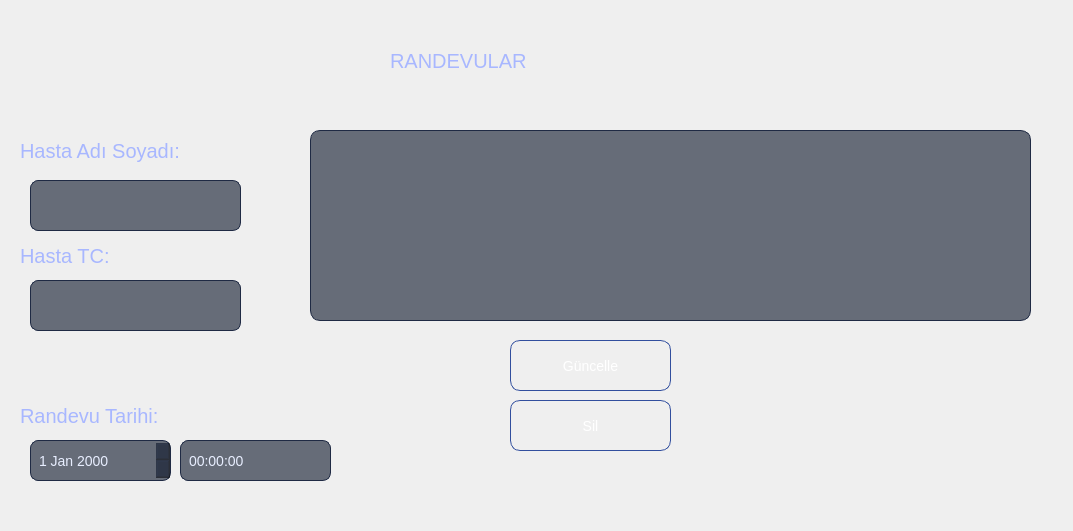
<?xml version="1.0" encoding="UTF-8"?>
<ui version="4.0">
 <class>Form</class>
 <widget class="QWidget" name="Form">
  <property name="geometry">
   <rect>
    <x>0</x>
    <y>0</y>
    <width>1073</width>
    <height>531</height>
   </rect>
  </property>
  <property name="windowTitle">
   <string>Form</string>
  </property>
  <widget class="QTableWidget" name="randevu_table">
   <property name="geometry">
    <rect>
     <x>310</x>
     <y>130</y>
     <width>721</width>
     <height>191</height>
    </rect>
   </property>
   <property name="styleSheet">
    <string notr="true">QTableWidget {
    background: rgba(10,20,40,0.6);
    color: #d6e0ff;
    border: 1px solid #1f2a44;
    border-radius: 10px;
    gridline-color: #2a3c63;
    font-size: 14px;
    selection-background-color: #324f9e;
    selection-color: white;
}

/* Header */
QHeaderView::section {
    background-color: #1f2a44;
    color: #c7d2ff;
    padding: 6px;
    border: none;
    font-weight: bold;
}

/* Alternating row colors */
QTableWidget::item {
    background-color: #111b31;
}

QTableWidget::item:alternate {
    background-color: #16223d;
}

/* Selected row */
QTableWidget::item:selected {
    background-color: #3f63c8;
    color: white;
}
</string>
   </property>
  </widget>
  <widget class="QLineEdit" name="adsoyad_line">
   <property name="geometry">
    <rect>
     <x>30</x>
     <y>180</y>
     <width>211</width>
     <height>51</height>
    </rect>
   </property>
   <property name="styleSheet">
    <string notr="true">QLineEdit {
    background: rgba(10,20,40,0.6);
    color: #e8eeff;
    border: 1px solid #1f2a44;
    border-radius: 8px;
    padding: 6px 10px;
    font-size: 14px;
}

QLineEdit:focus {
    border: 1px solid #3f63c8;
    background: rgba(20,30,60,0.8);
}

QLineEdit::placeholder {
    color: #aab7e8;
}
</string>
   </property>
  </widget>
  <widget class="QLineEdit" name="tc_line">
   <property name="geometry">
    <rect>
     <x>30</x>
     <y>280</y>
     <width>211</width>
     <height>51</height>
    </rect>
   </property>
   <property name="styleSheet">
    <string notr="true">QLineEdit {
    background: rgba(10,20,40,0.6);
    color: #e8eeff;
    border: 1px solid #1f2a44;
    border-radius: 8px;
    padding: 6px 10px;
    font-size: 14px;
}

QLineEdit:focus {
    border: 1px solid #3f63c8;
    background: rgba(20,30,60,0.8);
}

QLineEdit::placeholder {
    color: #aab7e8;
}
</string>
   </property>
  </widget>
  <widget class="QDateEdit" name="tarih_edit">
   <property name="geometry">
    <rect>
     <x>30</x>
     <y>440</y>
     <width>141</width>
     <height>41</height>
    </rect>
   </property>
   <property name="styleSheet">
    <string notr="true">QDateEdit {
    background: rgba(10,20,40,0.6);
    color: #e8eeff;
    border: 1px solid #1f2a44;
    border-radius: 8px;
    padding: 6px;
    font-size: 14px;
}

QDateEdit:focus {
    border: 1px solid #3f63c8;
}

QDateEdit::drop-down {
    subcontrol-origin: padding;
    subcontrol-position: right;
    width: 20px;
    border-left: 1px solid #1f2a44;
}

QDateEdit::down-arrow {
    width: 12px;
    height: 12px;
}
</string>
   </property>
  </widget>
  <widget class="QTimeEdit" name="saat_edit">
   <property name="geometry">
    <rect>
     <x>180</x>
     <y>440</y>
     <width>151</width>
     <height>41</height>
    </rect>
   </property>
   <property name="styleSheet">
    <string notr="true">QTimeEdit {
    background: rgba(10,20,40,0.6);
    color: #e8eeff;
    border: 1px solid #1f2a44;
    border-radius: 8px;
    padding: 6px;
    font-size: 14px;
}

QTimeEdit:focus {
    border: 1px solid #3f63c8;
}

QTimeEdit::up-button,
QTimeEdit::down-button {
    background: transparent;
    border: none;
}

QTimeEdit::up-arrow,
QTimeEdit::down-arrow {
    width: 10px;
    height: 10px;
}
</string>
   </property>
  </widget>
  <widget class="QPushButton" name="guncelle_button">
   <property name="geometry">
    <rect>
     <x>510</x>
     <y>340</y>
     <width>161</width>
     <height>51</height>
    </rect>
   </property>
   <property name="styleSheet">
    <string notr="true">QPushButton {
    background: qlineargradient(
        x1:0 y1:0,
        x2:1 y2:1,
        stop:0 #2a3c63,
        stop:1 #3f63c8
    );
    color: white;
    border-radius: 10px;
    padding: 8px 14px;
    font-size: 14px;
    border: 1px solid #324f9e;
}

QPushButton:hover {
    background: qlineargradient(
        x1:0 y1:0,
        x2:1 y2:1,
        stop:0 #3f63c8,
        stop:1 #4f7fff
    );
}

QPushButton:pressed {
    background: #22345a;
}
</string>
   </property>
   <property name="text">
    <string>Güncelle</string>
   </property>
  </widget>
  <widget class="QPushButton" name="sil_button">
   <property name="geometry">
    <rect>
     <x>510</x>
     <y>400</y>
     <width>161</width>
     <height>51</height>
    </rect>
   </property>
   <property name="styleSheet">
    <string notr="true">QPushButton {
    background: qlineargradient(
        x1:0 y1:0,
        x2:1 y2:1,
        stop:0 #2a3c63,
        stop:1 #3f63c8
    );
    color: white;
    border-radius: 10px;
    padding: 8px 14px;
    font-size: 14px;
    border: 1px solid #324f9e;
}

QPushButton:hover {
    background: qlineargradient(
        x1:0 y1:0,
        x2:1 y2:1,
        stop:0 #3f63c8,
        stop:1 #4f7fff
    );
}

QPushButton:pressed {
    background: #22345a;
}
</string>
   </property>
   <property name="text">
    <string>Sil</string>
   </property>
  </widget>
  <widget class="QLabel" name="label">
   <property name="geometry">
    <rect>
     <x>390</x>
     <y>40</y>
     <width>201</width>
     <height>41</height>
    </rect>
   </property>
   <property name="styleSheet">
    <string notr="true">QLabel {
    color: #a8b7ff;
    font-size: 20px;
}
</string>
   </property>
   <property name="text">
    <string>RANDEVULAR</string>
   </property>
  </widget>
  <widget class="QLabel" name="label_2">
   <property name="geometry">
    <rect>
     <x>20</x>
     <y>130</y>
     <width>201</width>
     <height>41</height>
    </rect>
   </property>
   <property name="styleSheet">
    <string notr="true">QLabel {
    color: #a8b7ff;
    font-size: 20px;
}
</string>
   </property>
   <property name="text">
    <string>Hasta Adı Soyadı:</string>
   </property>
  </widget>
  <widget class="QLabel" name="label_3">
   <property name="geometry">
    <rect>
     <x>20</x>
     <y>240</y>
     <width>181</width>
     <height>31</height>
    </rect>
   </property>
   <property name="styleSheet">
    <string notr="true">QLabel {
    color: #a8b7ff;
    font-size: 20px;
}
</string>
   </property>
   <property name="text">
    <string>Hasta TC:</string>
   </property>
  </widget>
  <widget class="QLabel" name="label_4">
   <property name="geometry">
    <rect>
     <x>20</x>
     <y>400</y>
     <width>181</width>
     <height>31</height>
    </rect>
   </property>
   <property name="styleSheet">
    <string notr="true">QLabel {
    color: #a8b7ff;
    font-size: 20px;
}
</string>
   </property>
   <property name="text">
    <string>Randevu Tarihi:</string>
   </property>
  </widget>
 </widget>
 <resources/>
 <connections/>
</ui>
